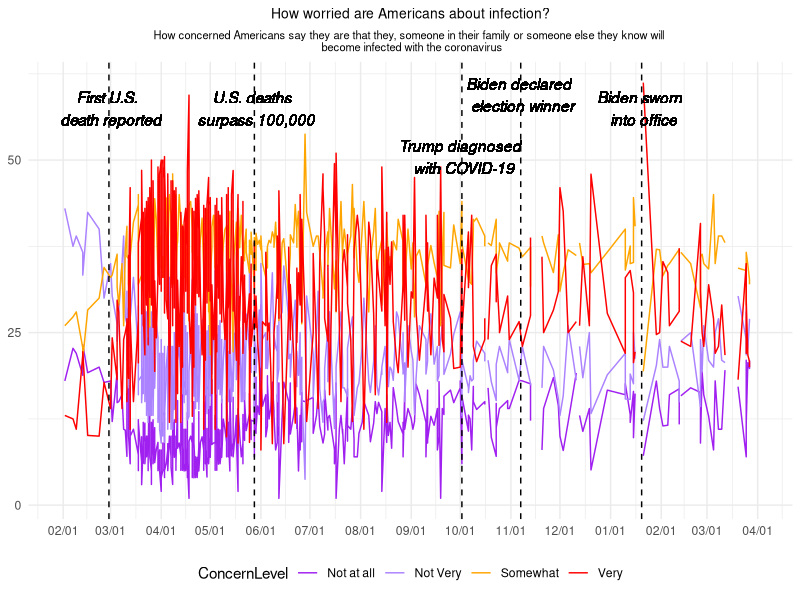

Write the R code that produced this figure.
## ---- chunk 1
library(tidyverse)
library(scales)
library(here)
library(readr)
## ---- chunk 2
#Using the `read_csv()` and `here()` functions to load the dataset
covid_poll <- read_csv(here("presentation-exercise", "data", "covid_concern_polls.csv"))
## ---- chunk 3
# Filter the data for the 'concern-infected' subject and calculate percentages
covid_infected <- covid_poll %>%
  filter(subject == 'concern-infected') %>% #Filtered with the `subject` variable
  mutate(
    start_date = as.Date(start_date, format = "%m/%d/%Y"), #Set the `start_date` variable as a date format
    total_responses = very + somewhat + not_very + not_at_all, #Create a variable that sums the number of people concerned with infection
    very_percentage = very / total_responses * 100, #Estimating the percent of people concerned with infection for the variable `very', below it is done the same for the other 3 variables
    somewhat_percentage = somewhat / total_responses * 100,
    not_very_percentage = not_very / total_responses * 100,
    not_at_all_percentage = not_at_all / total_responses * 100
  ) %>%
  select(start_date, very_percentage, somewhat_percentage, not_very_percentage, not_at_all_percentage) #Only selected the necessary variables of this dataset
## ---- chunk 4
# Reshape the data for plotting
covid_longer <- covid_infected %>%
  pivot_longer(cols = c(very_percentage, somewhat_percentage, not_very_percentage, not_at_all_percentage),
               names_to = "ConcernLevel", values_to = "Percentage") %>% #Using pivot longer to reshape the dataframe
  mutate(ConcernLevel = recode(ConcernLevel, #Recoding the values before plotting
                               'very_percentage' = 'Very',
                               'somewhat_percentage' = 'Somewhat',
                               'not_very_percentage' = 'Not Very',
                               'not_at_all_percentage' = 'Not at all'))
## ---- chunk 5
# Create the time trend graph
ggplot(covid_longer, aes(x = start_date, y = Percentage, group = ConcernLevel, color = ConcernLevel)) + #Selecting the x and y variables and grouping by `ConcernLevel`
  geom_line() + #Select a line graph
  scale_x_date(date_breaks = "1 month", date_labels = "%m/%d", #Selecting the x-scale breaks in 1-month intervals and selecting as month/day format
               limits = as.Date(c("2020-02-01", "2021-04-01"))) + #Selecting the start and end date limits
  scale_y_continuous(breaks = seq(0, 100, by = 25)) + #Selecting the y-breaks in intervals of 25
  scale_color_manual(values = c("Very" = "red", "Somewhat" = "orange", 
                                "Not Very" = "mediumpurple1", "Not at all" = "purple")) + #Setting the colors
  labs(
    title = "How worried are Americans about infection?", #Writing the title
    subtitle = paste("How concerned Americans say they are that they, someone in their family or someone else they know will", "\n", "become infected with the coronavirus") #Writing the subtitle, and using "\n" to sepparate it in two lines
  ) +
  theme_minimal() + #setting the theme
  theme(
    legend.position = "bottom", #The position of the legend for level of concern
    plot.title = element_text(hjust = 0.5, size = 10), #Position and size of the title
    plot.subtitle = element_text(hjust = 0.5, size = 8), #Position and size of the subtitle
    axis.title.x = element_blank(), #Removing the x-axis label
    axis.title.y = element_blank() #Removing the y-axis label
  ) +
  geom_vline(xintercept = as.Date("2020-02-29"), linetype = "dashed") + #Setting a dashed line on a specific date with text below, the following 4 lines of code are for another 4 specific lines
  geom_vline(xintercept = as.Date("2020-05-28"), linetype = "dashed") +
  geom_vline(xintercept = as.Date("2020-10-02"), linetype = "dashed") +
  geom_vline(xintercept = as.Date("2020-11-07"), linetype = "dashed") +
  geom_vline(xintercept = as.Date("2021-01-20"), linetype = "dashed") +
  geom_text(aes(x = as.Date("2020-02-29"), y = 55, label = paste("First U.S.", "\n", "death reported")), angle = 0, vjust = 0, fontface = "italic", color = "black") + #Setting the text for the first dashed line, breaking it into two text parts so they fit inside the plot, also setting the angle at 0 and in italic font. (The following lines of code are for the other 4 dashed lines)
  geom_text(aes(x = as.Date("2020-05-28"), y = 55, label = paste("U.S. deaths", "\n", "surpass 100,000")), angle = 0, vjust = 0, fontface = "italic", color = "black") +
  geom_text(aes(x = as.Date("2020-10-02"), y = 48, label = paste("Trump diagnosed", "\n", "with COVID-19")), angle = 0, vjust = 0, fontface = "italic", color = "black") +
  geom_text(aes(x = as.Date("2020-11-07"), y = 57, label = paste("Biden declared", "\n", "election winner")), angle = 0, vjust = 0, fontface = "italic", color = "black") +
  geom_text(aes(x = as.Date("2021-01-20"), y = 55, label = paste("Biden sworn", "\n", "into office")), angle = 0, vjust = 0, fontface = "italic", color = "black")
